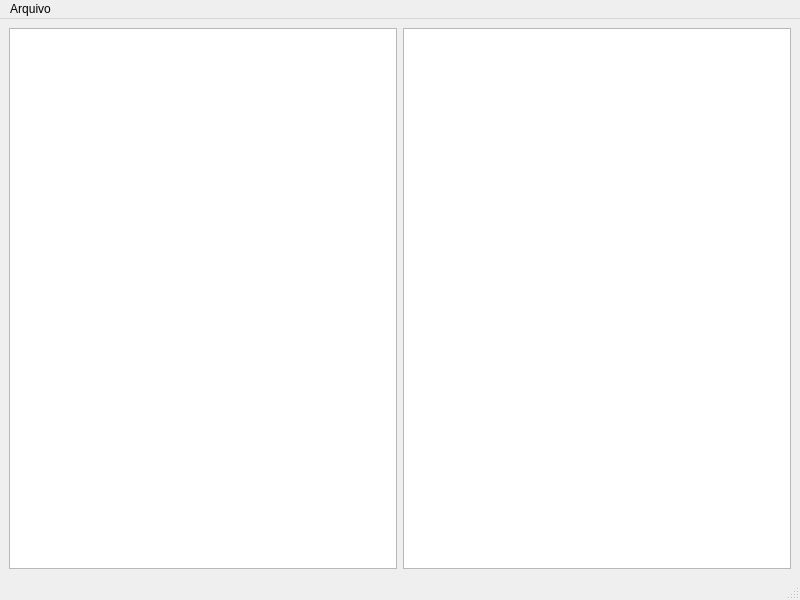
<?xml version="1.0" encoding="UTF-8"?>
<ui version="4.0">
 <class>MainWindow</class>
 <widget class="QMainWindow" name="MainWindow">
  <property name="geometry">
   <rect>
    <x>0</x>
    <y>0</y>
    <width>800</width>
    <height>600</height>
   </rect>
  </property>
  <property name="windowTitle">
   <string>ProjetoArquivoCaracteres</string>
  </property>
  <property name="styleSheet">
   <string notr="true"/>
  </property>
  <widget class="QWidget" name="centralwidget">
   <layout class="QGridLayout" name="gridLayout">
    <item row="0" column="0">
     <widget class="QTextEdit" name="textEditOriginal"/>
    </item>
    <item row="0" column="1">
     <widget class="QTextEdit" name="textEditInvertido"/>
    </item>
   </layout>
  </widget>
  <widget class="QMenuBar" name="menubar">
   <property name="geometry">
    <rect>
     <x>0</x>
     <y>0</y>
     <width>800</width>
     <height>26</height>
    </rect>
   </property>
   <widget class="QMenu" name="menuAbrir">
    <property name="title">
     <string>Arquivo</string>
    </property>
    <addaction name="actionAbrir"/>
    <addaction name="actionSalvar"/>
   </widget>
   <addaction name="menuAbrir"/>
  </widget>
  <widget class="QStatusBar" name="statusbar"/>
  <action name="actionAbrir">
   <property name="text">
    <string>Abrir</string>
   </property>
  </action>
  <action name="actionSalvar">
   <property name="text">
    <string>Salvar</string>
   </property>
  </action>
 </widget>
 <resources/>
 <connections/>
</ui>
